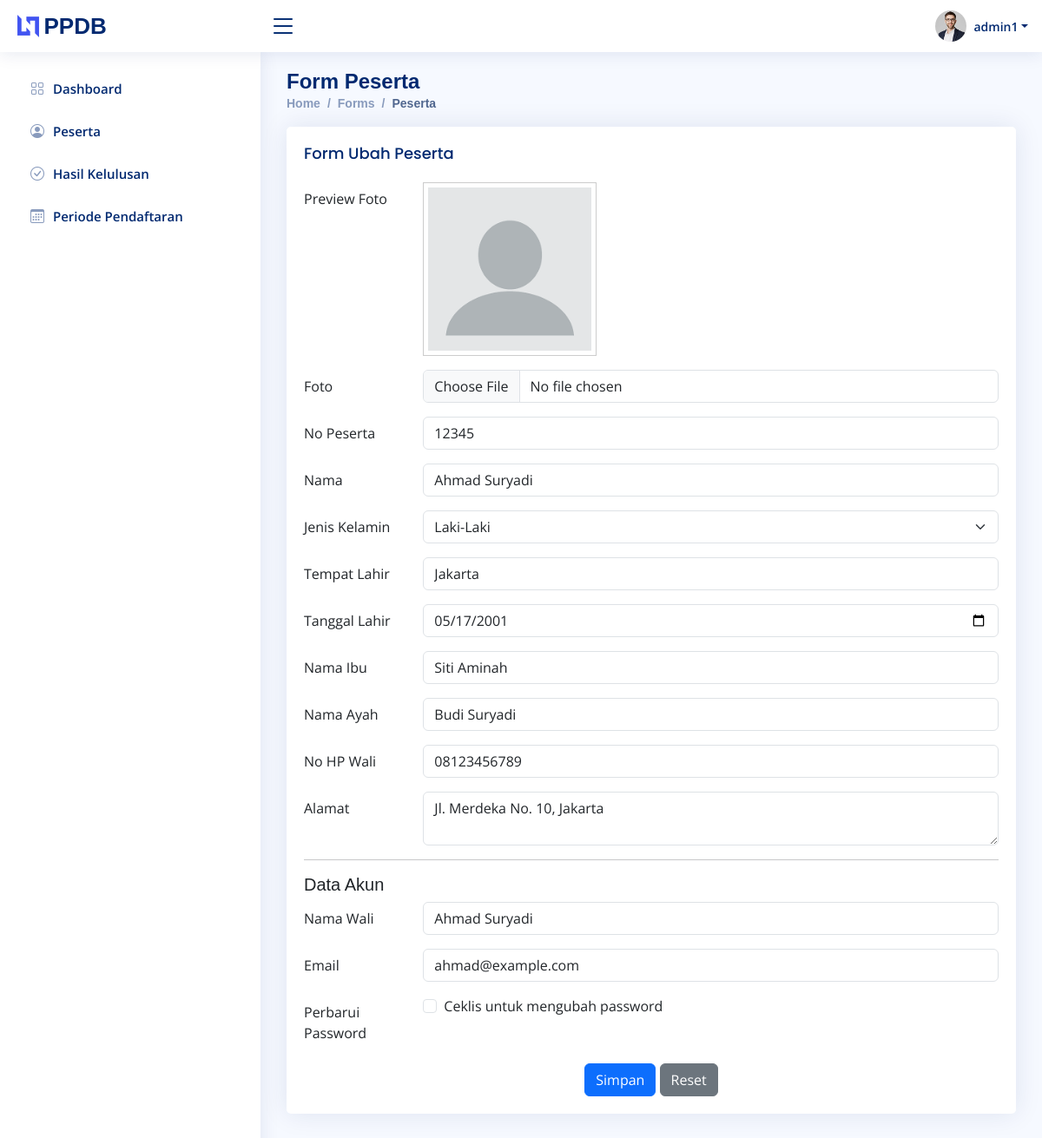
/admin/form-peserta.php?id=1 (signed in), run on the app's committed database.
### tables this page shows
CREATE TABLE `account` (
  `id` INT(11) NOT NULL AUTO_INCREMENT,
  `name` VARCHAR(255) NOT NULL,
  `email` VARCHAR(100) UNIQUE NOT NULL,
  `password` VARCHAR(255) NOT NULL,
  `id_peserta` INT(11),
  PRIMARY KEY (`id`),
  FOREIGN KEY (`id_peserta`) REFERENCES `peserta` (`id`) ON DELETE SET NULL
);

CREATE TABLE `peserta` (
  `id` INT(11) NOT NULL AUTO_INCREMENT,
  `no_peserta` VARCHAR(255) NOT NULL,
  `nama` VARCHAR(255) NOT NULL,
  `foto` VARCHAR(255),
  `jenis_kelamin` ENUM('Laki-Laki', 'Perempuan') NOT NULL,
  `tempat_lahir` VARCHAR(100),
  `tanggal_lahir` TIMESTAMP,
  `nama_ibu` VARCHAR(255),
  `nama_ayah` VARCHAR(255),
  `no_hp_wali` VARCHAR(15),
  `alamat` VARCHAR(255),
  PRIMARY KEY (`id`)
);

### admin/form-peserta.php (the view, shortened to what this page needs)
<?php
require_once("../koneksi.php");
$pesertaData = null;
if (isset($_GET['id'])) {
    $pesertaId = intval($_GET['id']);
    $query = "SELECT * FROM peserta LEFT JOIN account ON peserta.id = account.id_peserta WHERE peserta.id = $pesertaId";
    $result = mysqli_query($koneksi, $query);
    if ($result && mysqli_num_rows($result) > 0) {
        $pesertaData = mysqli_fetch_assoc($result);
    } else {
        echo '<script>alert("Peserta tidak ditemukan!"); window.location.href="tabel-peserta.php";</script>';
        exit;
    }
}
$result = $koneksi->query("SELECT MAX(no_peserta) AS last_no FROM peserta");
$row = $result->fetch_assoc();
$no_peserta = $row['last_no'] ? $row['last_no'] + 1 : 1;
$formatted_no_peserta = str_pad($no_peserta, 3, '0', STR_PAD_LEFT);
?>
<!DOCTYPE html>
<html lang="en">
<head>
    <link href="assets/vendor/bootstrap/css/bootstrap.min.css" rel="stylesheet" />
    <link href="assets/vendor/bootstrap-icons/bootstrap-icons.css" rel="stylesheet" />
    <link href="assets/vendor/simple-datatables/style.css" rel="stylesheet" />
    <link href="assets/css/style.css" rel="stylesheet" />
</head>
<body>
    <?php
    include 'header.php';
    include 'sidebar.php';
    ?>
    <main id="main" class="main">
        <div class="pagetitle">
            <h1>Form Peserta</h1>
            <nav>
                <ol class="breadcrumb">
                    <li class="breadcrumb-item"><a href="index.php">Home</a></li>
                    <li class="breadcrumb-item">Forms</li>
                    <li class="breadcrumb-item active">Peserta</li>
                </ol>
            </nav>
        </div>
        <section class="section">
            <div class="row">
                <div class="col-lg-12">
                    <div class="card">
                        <div class="card-body">
                            <?php if ($pesertaData): ?>
                                <h5 class="card-title">Form Ubah Peserta</h5>
                            <?php else: ?>
                                <h5 class="card-title">Form Tambah Peserta</h5>
                            <?php endif; ?>
                            <form action="func/save-peserta.php" method="POST" enctype="multipart/form-data">
                                <div class="row mb-3">
                                    <label for="preview" class="col-sm-2 col-form-label">Preview Foto</label>
                                    <div class="col-sm-10">
                                        <img id="preview"
                                            src="<?php
                                                    $fotoPath = isset($pesertaData['foto']) ? '../images/' . $pesertaData['foto'] : '../images/blank.png';
                                                    echo file_exists($fotoPath) ? $fotoPath : '../images/blank.png';
                                                    ?>"
                                            alt="Preview Foto"
                                            style="max-width: 200px; display: block; border: 1px solid #ccc; padding: 5px;" />
                                    </div>
                                </div>
                                <div class="row mb-3">
                                    <label for="foto" class="col-sm-2 col-form-label">Foto</label>
                                    <div class="col-sm-10">
                                        <input type="file" id="foto" name="foto" class="form-control" accept="image/*" <?= $id_peserta ? '' : 'required'; ?>>
                                    </div>
                                </div>
                                <div class="row mb-3">
                                    <label for="noPeserta" class="col-sm-2 col-form-label">No Peserta</label>
                                    <div class="col-sm-10">
                                        <input type="number" readonly class="form-control" id="noPeserta" name="no_peserta" value="<?php echo $pesertaData['no_peserta'] ?? $formatted_no_peserta; ?>" required>
                                    </div>
                                </div>
                                <div class="row mb-3">
                                    <label for="nama" class="col-sm-2 col-form-label">Nama</label>
                                    <div class="col-sm-10">
                                        <input type="text" class="form-control" id="nama" name="nama" value="<?php echo $pesertaData['nama'] ?? ''; ?>" required>
                                    </div>
                                </div>
                                <div class="row mb-3">
                                    <label for="jenisKelamin" class="col-sm-2 col-form-label">Jenis Kelamin</label>
                                    <div class="col-sm-10">
                                        <select class="form-select" id="jenisKelamin" name="jenis_kelamin" required>
                                            <option value="Laki-Laki" <?php echo (isset($pesertaData['jenis_kelamin']) && $pesertaData['jenis_kelamin'] == 'Laki-Laki') ? 'selected' : ''; ?>>Laki-Laki</option>
                                        </select>
                                    </div>
                                </div>
                                <div class="row mb-3">
                                    <label for="tempatLahir" class="col-sm-2 col-form-label">Tempat Lahir</label>
                                    <div class="col-sm-10">
                                        <input type="text" class="form-control" id="tempatLahir" name="tempat_lahir" value="<?php echo $pesertaData['tempat_lahir'] ?? ''; ?>">
                                    </div>
                                </div>
                                <div class="row mb-3">
                                    <label for="tanggalLahir" class="col-sm-2 col-form-label">Tanggal Lahir</label>
                                    <div class="col-sm-10">
                                        <input type="date" class="form-control" id="tanggalLahir" name="tanggal_lahir" value="<?php echo isset($pesertaData['tanggal_lahir']) ? date('Y-m-d', strtotime($pesertaData['tanggal_lahir'])) : ''; ?>">
                                    </div>
                                </div>
                                <div class="row mb-3">
                                    <label for="namaIbu" class="col-sm-2 col-form-label">Nama Ibu</label>
                                    <div class="col-sm-10">
                                        <input type="text" class="form-control" id="namaIbu" name="nama_ibu" value="<?php echo $pesertaData['nama_ibu'] ?? ''; ?>">
                                    </div>
                                </div>
                                <div class="row mb-3">
                                    <label for="namaAyah" class="col-sm-2 col-form-label">Nama Ayah</label>
                                    <div class="col-sm-10">
                                        <input type="text" class="form-control" id="namaAyah" name="nama_ayah" value="<?php echo $pesertaData['nama_ayah'] ?? ''; ?>">
                                    </div>
                                </div>
                                <div class="row mb-3">
                                    <label for="noHpWali" class="col-sm-2 col-form-label">No HP Wali</label>
                                    <div class="col-sm-10">
                                        <input type="text" class="form-control" id="noHpWali" name="no_hp_wali" value="<?php echo $pesertaData['no_hp_wali'] ?? ''; ?>">
                                    </div>
                                </div>
                                <div class="row mb-3">
                                    <label for="alamat" class="col-sm-2 col-form-label">Alamat</label>
                                    <div class="col-sm-10">
                                        <textarea class="form-control" id="alamat" name="alamat"><?php echo $pesertaData['alamat'] ?? ''; ?></textarea>
                                    </div>
                                </div>
                                <hr>
                                <h5>Data Akun</h5>
                                <div class="row mb-3">
                                    <label for="name" class="col-sm-2 col-form-label">Nama Wali</label>
                                    <div class="col-sm-10">
                                        <input type="text" class="form-control" id="nama_wali" name="nama_wali" value="<?php echo $pesertaData['name'] ?? ''; ?>">
                                    </div>
                                </div>
                                <div class="row mb-3">
                                    <label for="email" class="col-sm-2 col-form-label">Email</label>
                                    <div class="col-sm-10">
                                        <input type="email" class="form-control" id="email" name="email" value="<?php echo $pesertaData['email'] ?? ''; ?>">
                                    </div>
                                </div>
                                <?php if (!$pesertaData): ?>
                                    <div class="row mb-3">
                                        <label for="pass" class="col-sm-2 col-form-label">Password</label>
                                        <div class="col-sm-10">
                                            <input type="pass" class="form-control" id="pass" name="pass" <?php echo $pesertaData ? '' : 'required'; ?>>
                                        </div>
                                    </div>
                                <?php else: ?>
                                    <div class="row mb-3">
                                        <label for="updatePassword" class="col-sm-2 col-form-label">Perbarui Password</label>
                                        <div class="col-sm-10">
                                            <div class="form-check">
                                                <input class="form-check-input" type="checkbox" id="updatePassword" name="update_password">
                                                <label class="form-check-label" for="updatePassword">
                                                    Ceklis untuk mengubah password
                                                </label>
                                            </div>
                                        </div>
                                    </div>
                                <?php endif; ?>
                                <div class="text-center">
                                    <button type="submit" class="btn btn-primary">Simpan</button>
                                    <button type="reset" class="btn btn-secondary">Reset</button>
                                </div>
                            </form>
                        </div>
                    </div>
                </div>
            </div>
        </section>
    </main>
</body>
</html>

### admin/assets/css/style.css (style rules this page uses)
:root { scroll-behavior: smooth; }
body { font-family: "Open Sans", sans-serif; background: #f6f9ff; color: #444444; }
a { color: #4154f1; text-decoration: none; }
h1, h2, h3, h4, h5, h6 { font-family: "Nunito", sans-serif; }
#main { margin-top: 60px; padding: 20px 30px; transition: all 0.3s; }
.pagetitle { margin-bottom: 10px; }
.pagetitle h1 { font-size: 24px; margin-bottom: 0; font-weight: 600; color: #012970; }
.card { margin-bottom: 30px; border: none; border-radius: 5px; box-shadow: 0px 0 30px rgba(1, 41, 112, 0.1); }
.card-title { padding: 20px 0 15px 0; font-size: 18px; font-weight: 500; color: #012970; font-family: "Poppins", sans-serif; }
.card-body { padding: 0 20px 20px 20px; }
.breadcrumb { font-size: 14px; font-family: "Nunito", sans-serif; color: #899bbd; font-weight: 600; }
.breadcrumb a { color: #899bbd; transition: 0.3s; }
.breadcrumb .breadcrumb-item::before { color: #899bbd; }
.breadcrumb .active { color: #51678f; font-weight: 600; }
@media (min-width: 1200px) { #main, #footer { margin-left: 300px; } }

### admin/form-peserta.php (style rules this page uses)
#preview { max-width: 200px; display: block; border: 1px solid #ccc; padding: 5px; }

### data on the page
account: no_peserta "12345", nama "Ahmad Suryadi", tempat_lahir "Jakarta", tanggal_lahir "05/17/2001", nama_ibu "Siti Aminah", nama_ayah "Budi Suryadi", no_hp_wali "08123456789", alamat "Jl. Merdeka No. 10, Jakarta", nama_wali "Ahmad Suryadi", email "ahmad@example.com"
peserta: jenis_kelamin "Laki-Laki"

### other printed values
$_SESSION['admin_username'] "admin1"
